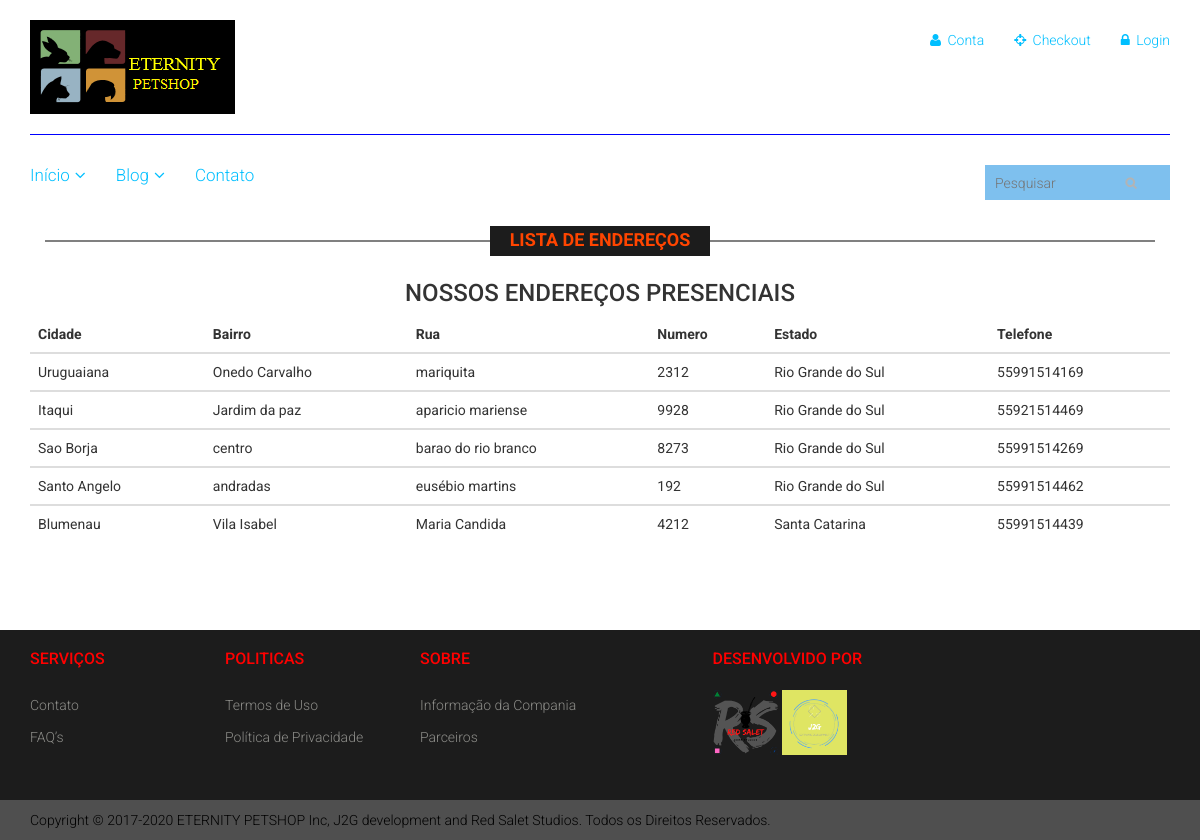
The page /Listar/Contato.php on the database its author committed.
### tables this page shows
CREATE TABLE endereco (
    idEndereco int(11) NOT NULL auto_increment,
    bairro varchar(45) NOT NULL,
    rua varchar(45) NOT NULL,
    numero varchar(45) NOT NULL,
    telefone varchar(20) NOT NULL,
    idCidade int,
    idEstado int,
    idPais int,
    PRIMARY KEY (idEndereco),
    CONSTRAINT fk_EnderecoCidade FOREIGN KEY (idCidade) REFERENCES cidade(idCidade),
    CONSTRAINT fk_EnderecoEstado FOREIGN KEY (idEstado) REFERENCES estado(idEstado),
    CONSTRAINT fk_EnderecoPais FOREIGN KEY (idPais) REFERENCES pais(idPais)
)CHARSET=utf8;

CREATE TABLE cidade(
    idCidade int(11) NOT NULL auto_increment,
    nome varchar(45) NOT NULL,
    cep int(9) not null,
    idEstado int,
    PRIMARY KEY (idCidade),
    CONSTRAINT fk_Estado FOREIGN KEY(idEstado) REFERENCES estado(idEstado)
)CHARSET=utf8;

CREATE TABLE estado(
    idEstado int(11) NOT NULL auto_increment,
    nome varchar(45) NOT NULL,
    UF char(2) NOT NULL,
    idPais int,
    PRIMARY KEY (idEstado),
    CONSTRAINT fk_Pais FOREIGN KEY (idPais) REFERENCES pais(idPais)
)CHARSET=utf8;

### Listar/tabelaEndereco.php (the view)
<?php
include("../conexao/conexao.php");
$sql = "SELECT en.idEndereco,c.nome as cidade, en.bairro, en.rua, en.numero, est.nome as estado, en.telefone as telefone
		FROM endereco AS en
		JOIN cidade AS c ON en.idCidade = c.idCidade
		JOIN estado AS est ON en.idEstado = est.idEstado;";
$resultado = mysqli_query($conn,$sql);
?>
<div class="table-responsive">
<table class="table">
   <thead class="thead-dark">
      <tr>
         <th scope="col">Cidade</th>
         <th scope="col">Bairro</th>
         <th scope="col">Rua</th>
         <th scope="col">Numero</th>
         <th scope="col">Estado</th>
         <th scope="col">Telefone</th>
      </tr>
   </thead>
   <?php
      while($dado = mysqli_fetch_array($resultado)){ ?>
   <tbody>
      <tr>
         <td><?php echo $dado["cidade"] ;?></td>
         <td><?php echo $dado["bairro"] ;?></td>
         <td><?php echo $dado["rua"] ;?></td>
         <td><?php echo $dado["numero"] ;?></td>
         <td><?php echo $dado["estado"] ;?></td>
         <td><?php echo $dado["telefone"] ;?></td>
   </tbody>
   <?php
      }
      ?>
</table>
</div>

### Listar/Contato.php (shortened to what this page needs)
<?php
include("../conexao/conexao.php");
$path = 'Listar/contato.php'
?>
<!DOCTYPE html>
<html lang="pt-br">
<head>
	<link href="../css/bootstrap.min.css" rel="stylesheet">
	<link href="../css/font-awesome.min.css" rel="stylesheet">
	<link href="../css/main.css" rel="stylesheet">
	<link href="../css/responsive.css" rel="stylesheet">
	<link href="../css/photos.css" rel="stylesheet">
</head>
<body>
	<header id="header">
		<div class="header-middle">
			<div class="container">
				<div class="row">
					<div class="col-sm-4">
						<div class="logo pull-left">
							<a href="../Index/index.php"><img src="../imagens/home/logo.png" alt="" /></a>
						</div>
					</div>
					<div class="col-sm-8">
						<div class="shop-menu pull-right">
							<ul class="nav navbar-nav">
								<li><a href=""><i class="fa fa-user"></i> Conta</a></li>
								<li><a href="checkout.html"><i class="fa fa-crosshairs"></i> Checkout</a></li>
								<li><a href="../Login/login.php"><i class="fa fa-lock"></i> Login</a></li>
							</ul>
						</div>
					</div>
				</div>
			</div>
		</div>
		<div class="header-bottom">
			<div class="container">
				<div class="row">
					<div class="col-sm-9">
						<div class="mainmenu pull-left">
							<ul class="nav navbar-nav collapse navbar-collapse">
								<li class="dropdown"><a href="../Index/index.php">Início<i class="fa fa-angle-down"></i></a>
								</li>
								<li class="dropdown"><a href="blog.html" >Blog<i class="fa fa-angle-down"></i></a>
								</li>
								<li><a href="<?php parse_url($path) ;?> ">Contato</a></li>
							</ul>
						</div>
					</div>
					<div class="col-sm-3">
						<div class="search_box pull-right">
							<input type="text" placeholder="Pesquisar"/>
						</div>
					</div>
				</div>
			</div>
		</div>
	</header>
	<section>
		<div class="container">
			<div class="row">
				<div class="col-sm-12">
					<div class="blog-post-area">
						<h2 class="title text-center">Lista de Endereços</h2>
						<h3 style="text-align:center;text-transform:uppercase;">Nossos endereços presenciais</h3>
						<div class="single-blog-post">
							<?php
								include("tabelaEndereco.php");
							?>
						</div>
					</div>
					<div class="socials-share">
					</div>
				</div>
			</div>
		</div>
	</section>
	<?php include("../Footer/footer.php"); ?>
</body>
</html>

### Footer/footer.php
	<footer id="footer">
	<div class="footer-widget">
		<div class="container">
			<div class="row">
				<div class="col-sm-2">
					<div class="single-widget">
						<h2>Serviços</h2>
						<ul class="nav nav-pills nav-stacked">
							<li><a href="#">Contato</a></li>
							<li><a href="#">FAQ’s</a></li>
						</ul>
					</div>
				</div>
				<div class="col-sm-2">
					<div class="single-widget">
						<h2>POLITICAS</h2>
						<ul class="nav nav-pills nav-stacked">
							<li><a href="#">Termos de Uso</a></li>
							<li><a href="#">Política de Privacidade</a></li>
						</ul>
					</div>
				</div>
				<div class="col-sm-2">
					<div class="single-widget">
						<h2>SOBRE</h2>
						<ul class="nav nav-pills nav-stacked">
							<li><a href="#">Informação da Compania</a></li>
							<li><a href="#">Parceiros</a></li>
						</ul>
					</div>
				</div>
				<div class="col-sm-3 col-sm-offset-1">
					<div class="single-widget">
						<h2>Desenvolvido Por</h2>
						<figure class="photo">
							<a href="#"><img src="../imagens/parceiros/gameStudio.png" alt="" /></a>
							<a href="#"><img src="../imagens/parceiros/softwareDev.png" alt="" /></a>
						</figure>
					</div>
				</div>
			</div>
		</div>
	</div>
	<div class="footer-bottom">
		<div class="container">
			<div class="row">
				<p class="pull-left">Copyright © 2017-2020 ETERNITY PETSHOP Inc, J2G development and Red Salet Studios. Todos os Direitos Reservados.</p>
			</div>
		</div>
	</div>
</footer>

### css/main.css (style rules this page uses)
body { font-family: 'Roboto', sans-serif; background: white; position: relative; font-weight:400px; }
ul li { list-style: none; }
a { -webkit-transition: 300ms; -moz-transition: 300ms; -o-transition: 300ms; transition: 300ms; }
h1, h2, h3, h4, h5, h6 { font-family: 'Roboto', sans-serif; }
.header-middle .container .row { border-bottom: 1px solid blue; margin-left: 0; margin-right: 0; padding-bottom: 20px; padding-top: 20px; }
.header-middle .container .row .col-sm-4 { padding-left: 0; }
.header-middle .container .row .col-sm-8 { padding-right:0; }
.shop-menu ul li { display:inline-block; padding-left: 15px; padding-right: 15px; }
.shop-menu ul li:last-child { padding-right: 0; }
.shop-menu ul li a { color: #00BFFF; font-family: 'Roboto', sans-serif; font-size: 14px; font-weight: 300; padding:0; padding-right: 0; margin-top: 10px; }
.shop-menu ul li a i { margin-right:3px; }
.header-bottom { padding-bottom: 30px; padding-top: 30px; }
.navbar-collapse.collapse { padding-left: 0; }
.mainmenu ul li { padding-right: 15px; padding-left: 15px; }
.mainmenu ul li:first-child { padding-left: 0px; }
.mainmenu ul li a { color: #00BFFF; font-family: 'Roboto', arial; font-size: 17px; font-weight: 300; padding: 0; padding-bottom: 10px; }
.search_box input { background: #7EC0EE; border: medium none; color: black; font-family: 'roboto'; font-size: 14px; font-weight: 300; height: 35px; outline: medium none; padding-left: 10px; width: 185px; background-image: url(../imagens/home/searchicon.png); background-repeat: no-repeat; background-position: 140px; }
.fa-angle-down { padding-left: 5px; }
#footer { background: #1C1C1C; }
.footer-widget { margin-bottom: 45px; }
.single-widget h2 { color: red; font-family: 'Roboto', sans-serif; font-size: 16px; font-weight: 500; margin-bottom: 22px; text-transform: uppercase; }
.single-widget ul li a { color: #8C8C88; font-family: 'Roboto', sans-serif; font-size: 14px; font-weight: 300; padding: 5px 0; }
.footer-bottom { background: #4F4F4F; padding-top: 10px; }
.footer-bottom p { color: black; font-family: 'Roboto', sans-serif; font-weight: 300; margin-left: 15px; }
.left-sidebar h2:after, h2.title:after { content: " "; position: absolute; border: 1px solid gray; bottom:8px; left: 0; width: 100%; height: 0; z-index: -2; }
h2.title:before { content: " "; position: absolute; background:#1C1C1C; bottom: -6px; width: 220px; height: 30px; z-index: -1; left: 50%; margin-left: -110px; }
h2.title { color: #FF4500; font-family: 'Roboto', sans-serif; font-size: 18px; font-weight: 700; margin: 0 15px; text-transform: uppercase; margin-bottom: 30px; position: relative; }
.socials-share { margin-bottom: 30px; margin-top: 18px; }

### css/photos.css (style rules this page uses)
.photo img { height: 10%; width: 25%; }

### rows shown on the page
endereco: idCidade.nome "Uruguaiana", bairro "Onedo Carvalho", rua "mariquita", numero "2312", idEstado.nome "Rio Grande do Sul", telefone "55991514169"
endereco: idCidade.nome "Itaqui", bairro "Jardim da paz", rua "aparicio mariense", numero "9928", idEstado.nome "Rio Grande do Sul", telefone "55921514469"
endereco: idCidade.nome "Sao Borja", bairro "centro", rua "barao do rio branco", numero "8273", idEstado.nome "Rio Grande do Sul", telefone "55991514269"
endereco: idCidade.nome "Santo Angelo", bairro "andradas", rua "eusébio martins", numero "192", idEstado.nome "Rio Grande do Sul", telefone "55991514462"
endereco: idCidade.nome "Blumenau", bairro "Vila Isabel", rua "Maria Candida", numero "4212", idEstado.nome "Santa Catarina", telefone "55991514439"
